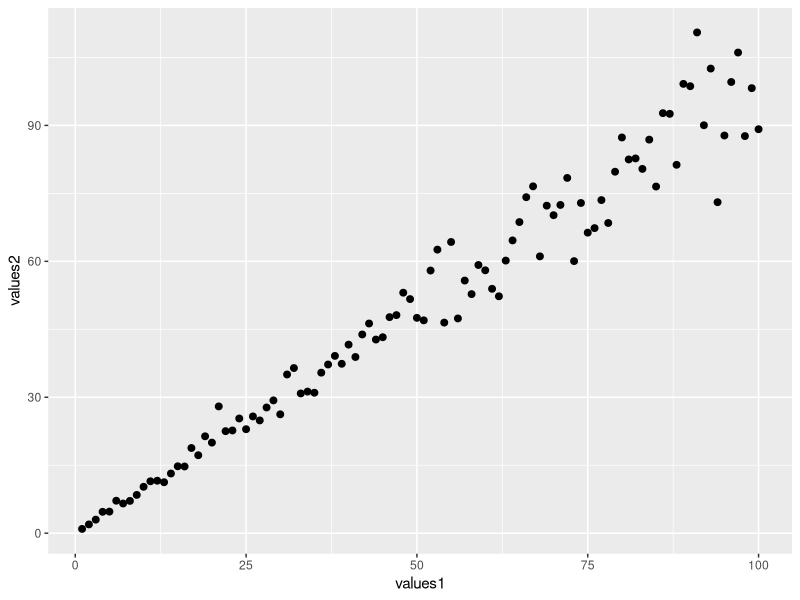
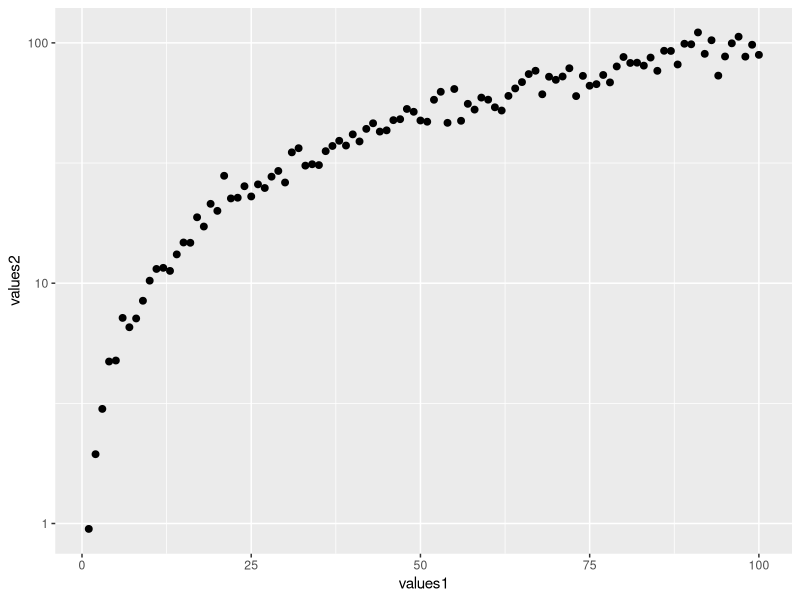
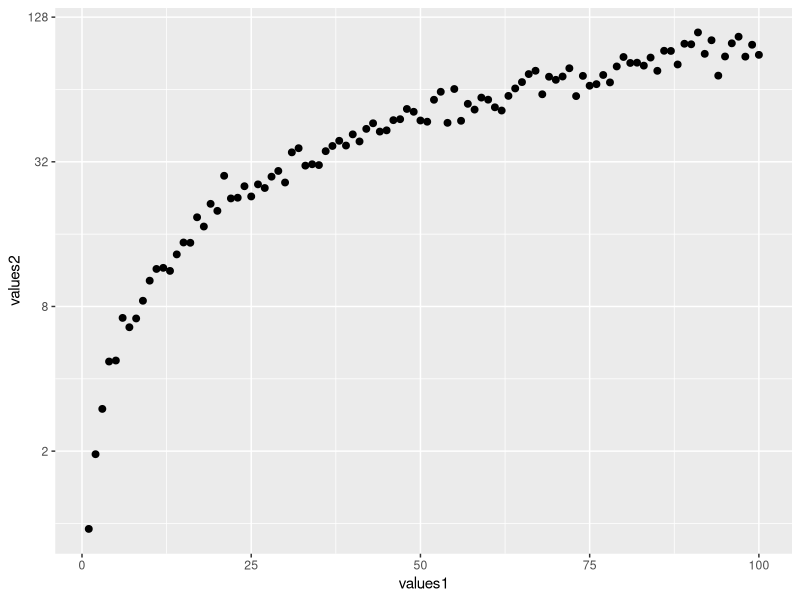
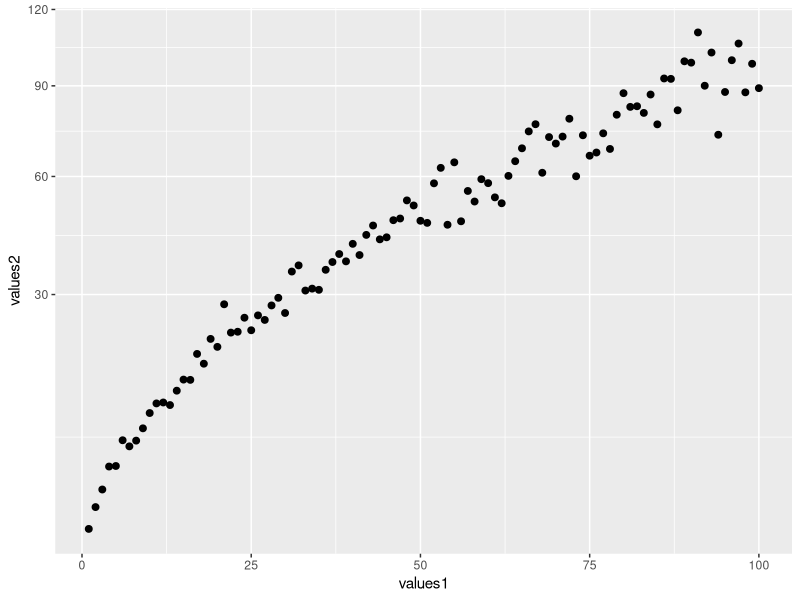
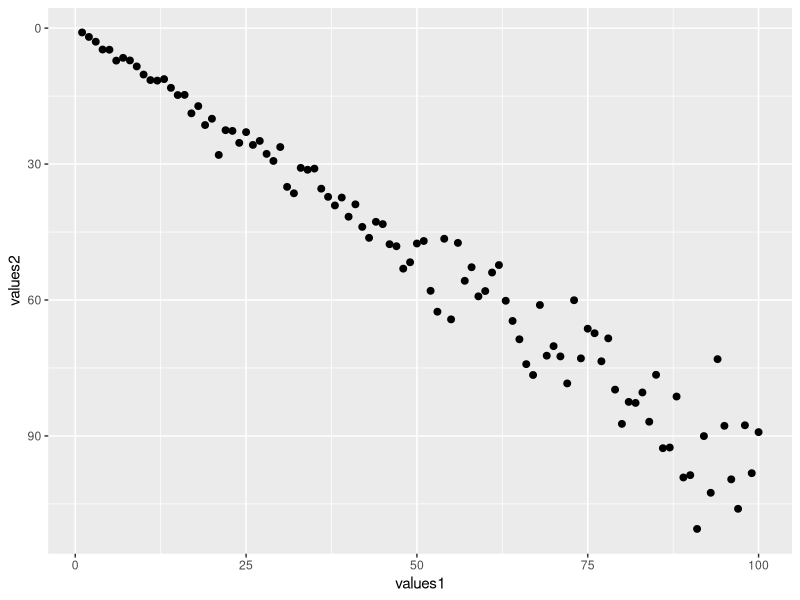

The R script that drew these images, in order:
## ---- chunk 1
knitr::opts_chunk$set(echo = TRUE, fig.align='center')

# title: axis scale
# author: jonathan
# revised: 12/2/2020 

WEB <- c("https://bioceed.uib.no/dropfolder/bioSTATS/Rmd/Basic/Visualizing/Essential/axis-scale.html")
GIT <- c("https://github.com/jonathansoule/biostats/blob/master/Basic/Visualizing/Essential/axis-scale.Rmd")
library(ggplot2)
library(gridExtra)

# variable 1 (continuous, used in the scatter plot)
values1 <- 1:100
# variable 2 (continuous, used in the scatter plot)
values2 <- values1*(rnorm(100, mean=1, sd=.1))

# dataframe
df <- data.frame(values1, values2)
## ---- chunk 2
# scatter plot
baseplot <- ggplot(df, aes(values1, values2)) +
  geom_point(size=2)
baseplot
## ---- chunk 3
baseplot + 
  scale_y_continuous(trans = "log10")
## ---- chunk 4
baseplot + 
  scale_y_continuous(trans = "log2")
## ---- chunk 5
baseplot + 
  scale_y_continuous(trans = "sqrt")
## ---- chunk 6
baseplot + 
  scale_y_continuous(trans = "reverse")
